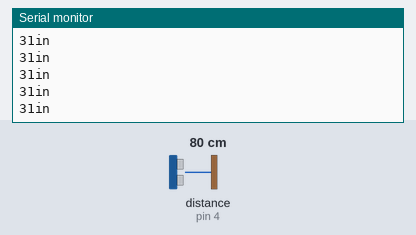
Recording of a sketch running on a simulated Arduino Uno, built with avr-gcc and run on an emulated ATmega328P. Parts: the last lines printed to the serial monitor. Wiring (inferred from the names in the program): ultrasonic range finder: trigger pin 2; echo pin 4. Inputs (shaded band) come from the test bench; at power-on: distance to the obstacle (sensor on pin 4) 80 cm. The echo pulse lasts 58.3 µs per cm.

Above: at 1.2 s.
1.3 s: distance to the obstacle (sensor on pin 4) set to 2 cm
At 1.8 s:
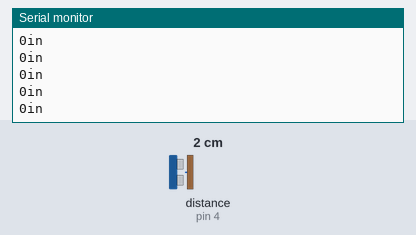
4.3 s: distance to the obstacle (sensor on pin 4) set to 35 cm
At 5.0 s:
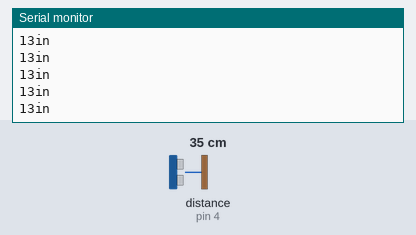
Timing chart, 0 to 7.3 s (numbered marks = the images above; inputs shaded):
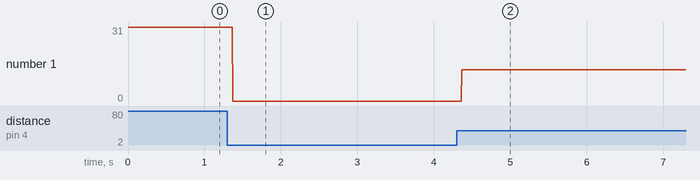

The sketch:

ultrasonic_sensor.ino
```cpp
#define trig 2
#define echo 4

void setup() {
  // put your setup code here, to run once:
  pinMode(trig,OUTPUT);
  pinMode(echo,INPUT);
  Serial.begin(9600);
}

void loop() {
  digitalWrite(trig, LOW);
  delayMicroseconds(2);
  digitalWrite(trig, HIGH);
  delayMicroseconds(10);
  digitalWrite(trig, LOW);

  long t = pulseIn(echo, HIGH);


  long in = t / 74 / 2;

  Serial.print(in);
  Serial.println("in \t");
}
```

Measured:
- after the input at 1.3 s, the serial monitor: prints a new line after 0.07 s (image 1)
- after the input at 4.3 s, the serial monitor: prints a new line after 0.07 s (image 2)
- plotted number 1: 31 → 0 after the input at 1.3 s, 0 → 13 after the input at 4.3 s
